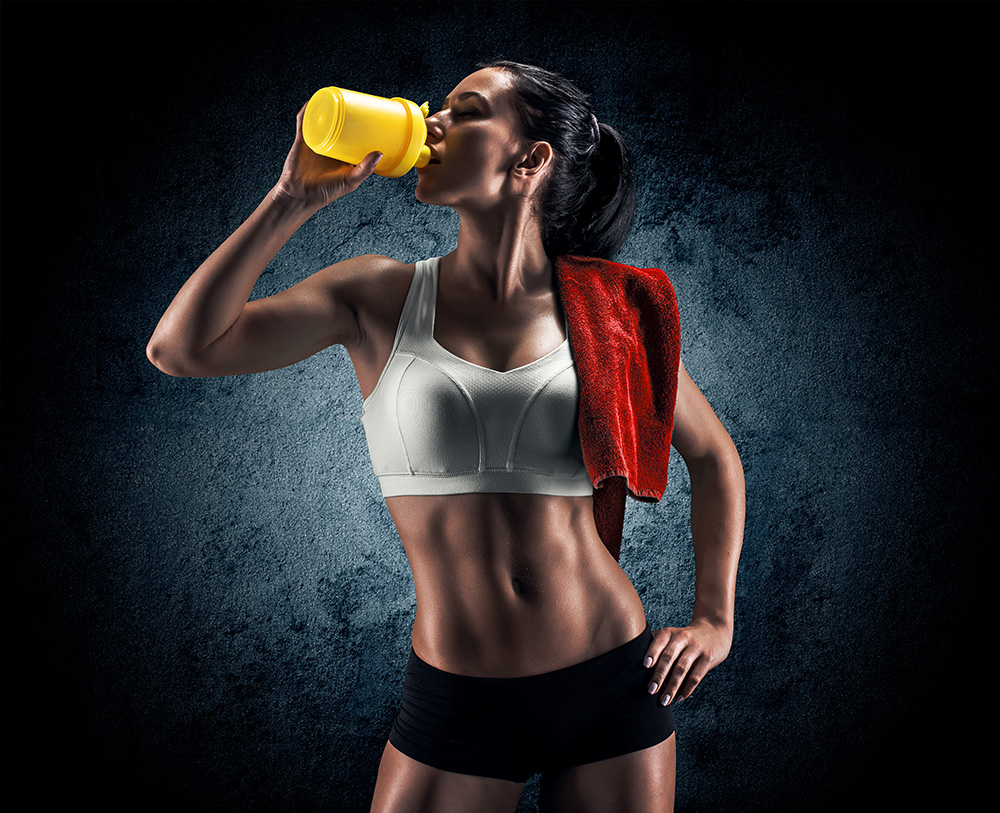
#> input picture Day01-15/my_code/Day15/res/drink.jpg, 1000 x 813 px
$ python pillow.py
#> lines starting #> are read from the running program, lines starting #| are printed output that depends on the picture
"""
使用pillow操作图像
@Time : 2020/4/7 16:46
@Author: zhangqian
"""
from PIL import Image

image = Image.open('./res/drink.jpg')
#> image is the input picture: PIL image 1000x813 RGB; mean R, G, B 37.7, 35.8, 37.8
size = 128, 128
# 缩略图
image.thumbnail(size)
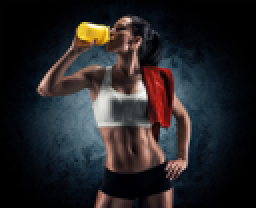
#> image: PIL image 128x104 RGB (shown 2 times larger); mean R, G, B 37.6, 35.7, 37.7
image.show()
